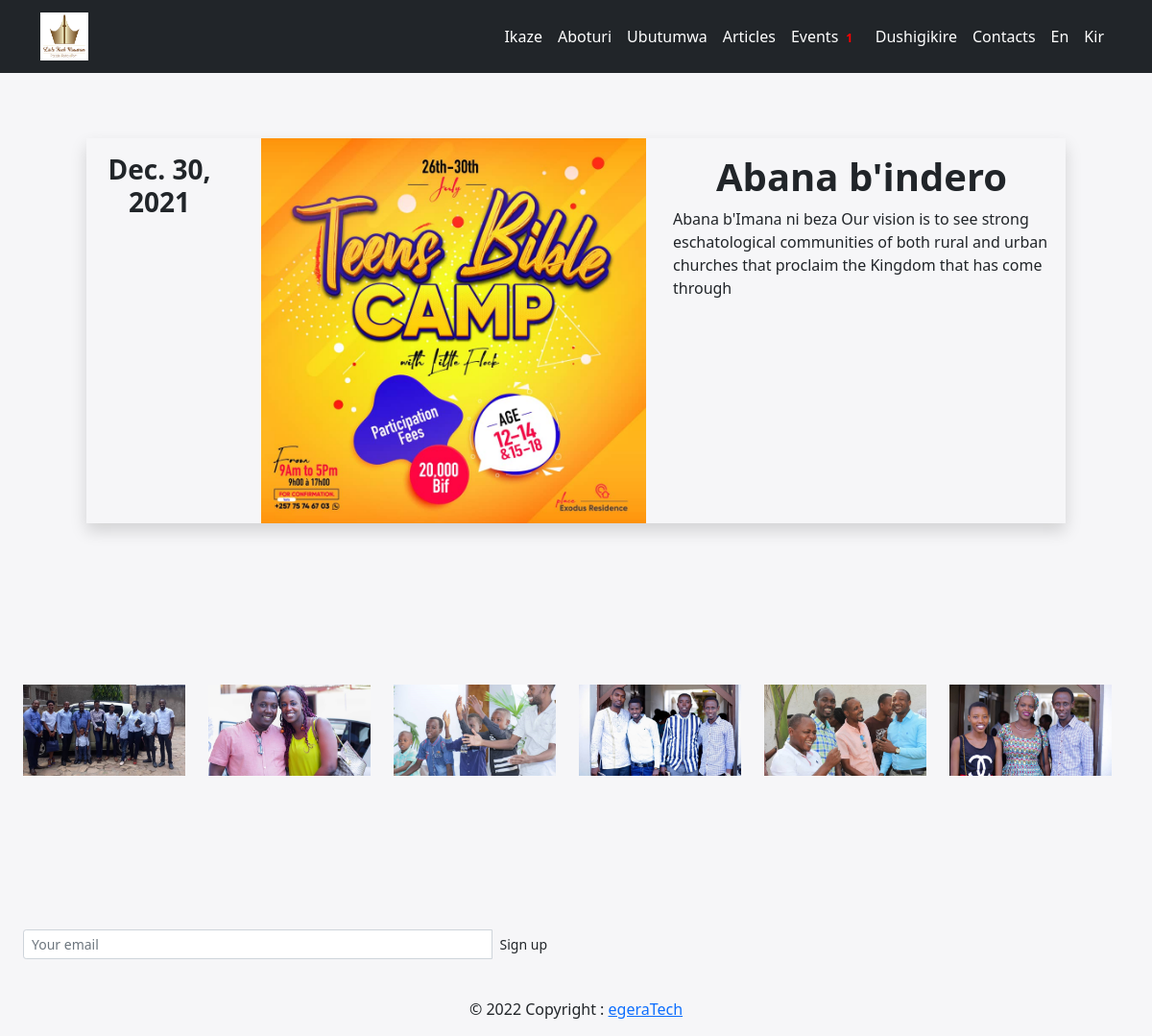
Page /flock_kirundi/eventsKir/ on the committed database.
### flock_kirundi/models.py (models this page shows, shortened)
class KirundiEvent(models.Model):
    title = models.CharField(max_length=120)
    photo = models.ImageField(upload_to='%Y/%m/%d/', default='default.png', blank=True)
    description = models.CharField(max_length=300)
    expired = models.BooleanField(default=False)
    created_at = models.DateTimeField(auto_now=False, auto_now_add=True)
    updated_at = models.DateTimeField(auto_now=True, auto_now_add=False)
    expiration_date = models.DateField(auto_now=False, auto_now_add=False, null=True, blank=True)

### flock_kirundi/views.py (the view)
# urls.py: re_path(r'flock_kirundi/eventsKir/', views.eventsKir, name='eventsKir'),
def eventsKir(request):
    upcomingEventsKir = KirundiEvent.objects.all().filter(expired = False).order_by('expiration_date')
    return render(request, 'flock_kirundi/eventsKir.html', {'upcomingEventsKir':upcomingEventsKir})

### flock_kirundi/templates/flock_kirundi/eventsKir.html (shortened to what this page needs)
{% extends 'flock_kirundi/base_layoutKir.html' %}
{% block content %}
<br>
<br>
<section class="Events">
    <div class="container">
    {% for upcomingEvent in upcomingEventsKir %}
        <div class="row shadow m-5 justify-content-center" >
            <div class="col-md-2 p-3 text-center  align-items-center">
                <div class="row">
                    <h3 class="text-center fw-bold">{{upcomingEvent.expiration_date}}</h3>
                </div>
            </div>
            <br>
            <div class="col-md-5 ">
                <div class="inner">
                <img src="{{ upcomingEvent.photo.url }}" class="w-100">
            </div>
        </div>
        <div class="col-md-5 p-3">
                <h2 class="fw-bold fs-1 text-center">{{upcomingEvent.title}}</h2>
                <P >{{upcomingEvent.description}}</P>
            </div>
        </div>
    {% endfor%}
    </div>
</section>
{% endblock %}

### assets/styles.css (style rules this page uses)
* { margin: 0px; padding: 0px; box-sizing: border-box; }
.container { margin-top: 8%; }
.inner { overflow: hidden; }
.inner img { transition: all 1.5s ease; }

### flock_kirundi/templates/flock_kirundi/base_layoutKir.html (style rules this page uses)
body { background-color:#f6f6f8 ; margin: 0px; padding: 0px; box-sizing: border-box; }

### rows in the picture
KirundiEvent: expiration_date "Dec. 30, 2021", photo (picture), title "Abana b'indero", description "Abana b'Imana ni beza Our vision is to see strong eschatological communities of both rural and urban churches that proclaim the Kingdom that has come through"

### other values in the picture
{{ upcomingEventsKir|length }} "1"
